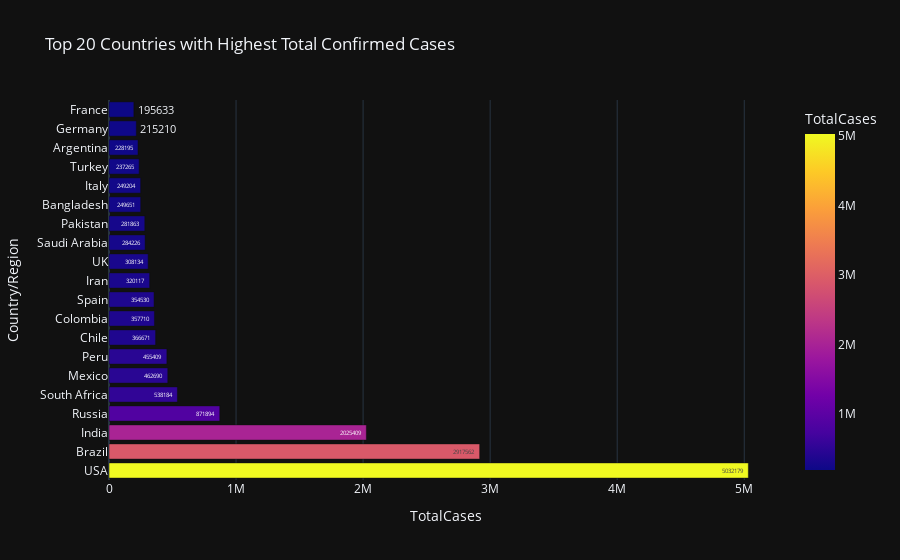

The notebook cell this image was saved under:
### Markdown cell above
### Top 20 Countries with Highest Total Confirmed Cases

### Code cell
fig = px.bar(world_data.iloc[0:20], y='Country/Region', x = 'TotalCases', text = 'TotalCases',
             color = 'TotalCases', template = 'plotly_dark', 
             title = 'Top 20 Countries with Highest Total Confirmed Cases')
fig.show()

### Figure 1 — Plotly figure (JSON) as saved in the notebook; plotly's stock layout.template omitted (floating-point values rounded to 4 significant figures)
{"data": [{"alignmentgroup": "True", "hovertemplate": "TotalCases=%{marker.color}<br>Country/Region=%{y}<extra></extra>", "legendgroup": "", "marker": {"color": [5032179, 2917562, 2025409, 871894, 538184, 462690, 455409, 366671, 357710, 354530, 320117, 308134, 284226, 281863, 249651, 249204, 237265, 228195, 215210, 195633], "coloraxis": "coloraxis", "pattern": {"shape": ""}}, "name": "", "offsetgroup": "", "orientation": "h", "showlegend": false, "text": [5032179, 2917562, 2025409, 871894, 538184, 462690, 455409, 366671, 357710, 354530, 320117, 308134, 284226, 281863, 249651, 249204, 237265, 228195, 215210, 195633], "textposition": "auto", "type": "bar", "x": [5032179, 2917562, 2025409, 871894, 538184, 462690, 455409, 366671, 357710, 354530, 320117, 308134, 284226, 281863, 249651, 249204, 237265, 228195, 215210, 195633], "xaxis": "x", "y": ["USA", "Brazil", "India", "Russia", "South Africa", "Mexico", "Peru", "Chile", "Colombia", "Spain", "Iran", "UK", "Saudi Arabia", "Pakistan", "Bangladesh", "Italy", "Turkey", "Argentina", "Germany", "France"], "yaxis": "y"}], "layout": {"autosize": true, "barmode": "relative", "coloraxis": {"colorbar": {"title": {"text": "TotalCases"}}, "colorscale": [[0, "#0d0887"], [0.1111, "#46039f"], [0.2222, "#7201a8"], [0.3333, "#9c179e"], [0.4444, "#bd3786"], [0.5556, "#d8576b"], [0.6667, "#ed7953"], [0.7778, "#fb9f3a"], [0.8889, "#fdca26"], [1, "#f0f921"]]}, "legend": {"tracegroupgap": 0}, "title": {"text": "Top 20 Countries with Highest Total Confirmed Cases"}, "xaxis": {"anchor": "y", "autorange": true, "domain": [0, 1], "range": [0, 5297000.0], "title": {"text": "TotalCases"}, "type": "linear"}, "yaxis": {"anchor": "x", "autorange": true, "domain": [0, 1], "range": [-0.5, 19.5], "title": {"text": "Country/Region"}, "type": "category"}}}
